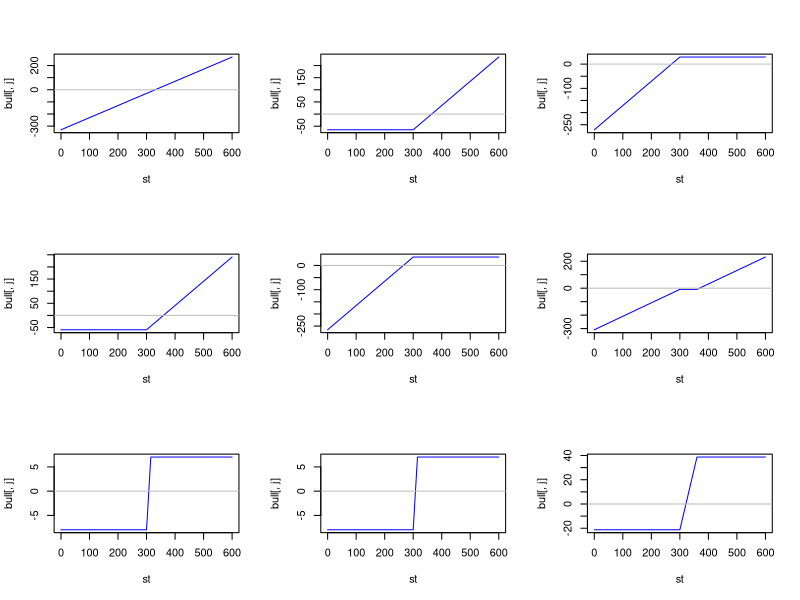
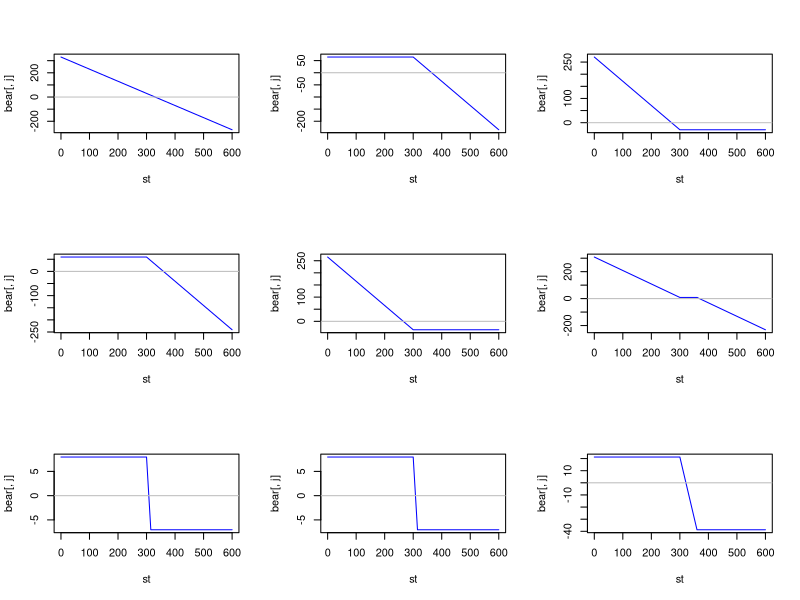
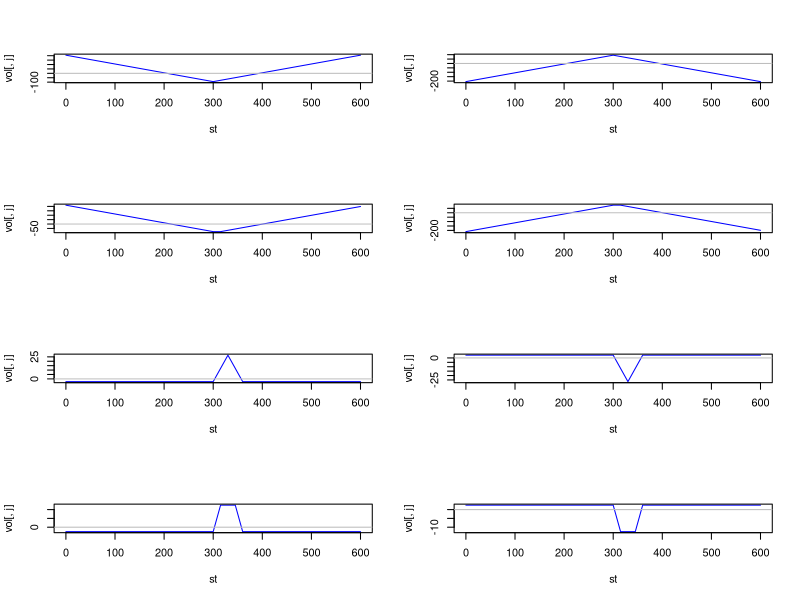

R code for these plots, in order:

#Estrategias de Cobertura 

#Payoff functions
#(desde el punto de vista del Comprador)
payoffCall <- function(S,K){
  if(S<K){
    p <- 0
  }else{
    p <- S-K
  }
  return(p)
}

payoffPut <- function(S,K){
  if(S<K){
    p <- K-S
  }else{
    p <- 0
  }
  return(p)
}

payoffForward <- function(S,K){ #Lo podriamos interpretar como realizar la compra del subyacente
                                #el dia de hoy o realizar la compra de un bono cero con el valor
                                #del suyacente
  p <- S-K
  return(p)
}

#Datos:
t <- 5/12 #tiempo de vencimiento en meses (i.e. de julio a diciembre)
r <- 0.05 
s0 <- 330 #valor del subyacente
st <- seq(0,600,by=1) #vector de precios desde 0 a 600
n <- length(st)
F0t <- 330 #precio forward, lo que vale al dia de hoy el subyacente

#Strikes y Primas:
#(los strike se eligieron así para que quedaran simétricas las estrategias, 
#ver grafica "Long Combo" abajo)
#pc1 pago de la prima del contrato call
#pp1 pago de la prima del contrato put
#nota: la prima se paga en tiempo 0 y la ganancia se obtiene en tiempo t
#por eso las llevamos a valor futuro, para tener la ganancia en el mismo periodo
#de tiempo, todo evaluado en tiempo t y asi sea comparable con el Strike.
k1 <- 300 
pc1 <- 63.45*exp(r*t) #ITM
pp1 <- 28.60*exp(r*t) #OTM
k2 <- 315
pc2 <- 55.65*exp(r*t) #ITM
pp2 <- 35.49*exp(r*t) #OTM
k3 <- 330 #<- este es At the money (de acuerdo a los precios de ese dia) y tomo
          # dos dentro y dos fuera del dinero
pc3 <- 48.78*exp(r*t) #ATM
pp3 <- 43.30*exp(r*t) #ATM
k4 <- 345 
pc4 <- 42.50*exp(r*t) #OTM
pp4 <- 52.02*exp(r*t) #ITM
k5 <- 360 
pc5 <- 37.15*exp(r*t) #OTM
pp5 <- 61.05*exp(r*t) #ITM

# Siguiente paso es calcular la ganancia potencial de los contratos de arriba
# para todos los valores de precios propuestos de 0 a 600.


#Forward:
fl <- c() #Long (l: largo)
fc <- c() #Short (c: corto)
for(j in 1:n){
  fl[j] <- payoffForward(st[j],F0t)
  fc[j] <- -payoffForward(st[j],F0t)
}


# Call:
cl <- matrix(data=NA,nrow=n,ncol=5) #Long
cc <- matrix(data=NA,nrow=n,ncol=5) #Short

for(j in 1:n){
  cl[j,1] <- payoffCall(st[j],k1)-pc1 # -pc1 porque se paga la prima (long)
  cc[j,1] <- -payoffCall(st[j],k1)+pc1 # +pc1 porque se recibe la prima (short)
  cl[j,2] <- payoffCall(st[j],k2)-pc2
  cc[j,2] <- -payoffCall(st[j],k2)+pc2
  cl[j,3] <- payoffCall(st[j],k3)-pc3
  cc[j,3] <- -payoffCall(st[j],k3)+pc3
  cl[j,4] <- payoffCall(st[j],k4)-pc4
  cc[j,4] <- -payoffCall(st[j],k4)+pc4
  cl[j,5] <- payoffCall(st[j],k5)-pc5
  cc[j,5] <- -payoffCall(st[j],k5)+pc5
}

#Put:
pl <- matrix(data=NA,nrow=n,ncol=5) #Long
pc <- matrix(data=NA,nrow=n,ncol=5) #Short

for(j in 1:n){
  pl[j,1] <- payoffPut(st[j],k1)-pp1
  pc[j,1] <- -payoffPut(st[j],k1)+pp1
  pl[j,2] <- payoffPut(st[j],k2)-pp2
  pc[j,2] <- -payoffPut(st[j],k2)+pp2
  pl[j,3] <- payoffPut(st[j],k3)-pp3
  pc[j,3] <- -payoffPut(st[j],k3)+pp3
  pl[j,4] <- payoffPut(st[j],k4)-pp4
  pc[j,4] <- -payoffPut(st[j],k4)+pp4
  pl[j,5] <- payoffPut(st[j],k5)-pp5
  pc[j,5] <- -payoffPut(st[j],k5)+pp5
}
# Con lo anterior ya tenemos la ganancia potencial de los 5 contratos call
# y 5 contratos put de arriba variando los precios St de $0 a $600



# Siguente paso: hay que ver como quedan las Estrategias



#Bull - Mercado Alcista:

bull <- matrix(data=NA,nrow=n,ncol=9)
# Estrategias básicas: nos estarían dando la ganancia potencial al tener un
# incremento en el precio del subyacente
bull[,1] <- fl #Long Forward
bull[,2] <- cl[,1] #Long Call
bull[,3] <- pc[,1] #Short Put
# Posiciones sintéticas: van a replicar el valor de la posición 
bull[,4] <- fl+pl[,1] #Synthetic long call
bull[,5] <- fl+cc[,1] #Synthetic Short Put
# otras estrategias:
bull[,6] <- pc[,1]+cl[,5] #Long Combo
bull[,7] <- cl[,1]+cc[,2] #Bull Call spread
bull[,8] <- pl[,1]+pc[,2] #Bull Put spread
bull[,9] <- fl+pl[,1]+cc[,5] #Long Collar

#Grafica
par(mfrow=c(3,3))
for(j in 1:9){
  plot(x=st,y=bull[,j],type = "l",col="blue")
  abline(h=0,col="gray")  
}



#Bear - Mercado Bajista: 

#Las ganancias se generan con la disminución del precio del subyacente.
bear <- matrix(data=NA,nrow=n,ncol=9)
bear[,1] <- fc #Long Forward
bear[,2] <- cc[,1] #Short Call
bear[,3] <- pl[,1] #Long Put
bear[,4] <- fc+pc[,1] #Synthetic short call
bear[,5] <- fc+cl[,1] #Synthetic long Put
bear[,6] <- pl[,1]+cc[,5] #short Combo
bear[,7] <- cc[,1]+cl[,2] #Bear Call spread
bear[,8] <- pc[,1]+pl[,2] #Bear Put spread
bear[,9] <- fc+pc[,1]+cl[,5] #Short Collar

#Grafica
par(mfrow=c(3,3))
for(j in 1:9){
  plot(x=st,y=bear[,j],type = "l",col="blue")
  abline(h=0,col="gray")  
}




#Volatility: 

vol <- matrix(data=NA,nrow=n,ncol=8)
# Conos de volatilidad: nos generan una ganancia limitada en funcion de la variacion de los precios
vol[,1] <- cl[,1]+pl[,1] #Long Straddle : ganancias ante Alta volatilidad
vol[,2] <- cc[,1]+pc[,1] #short Straddle : ganancias ante Baja volatilidad
# estas 2 le quitan el pico al cono:
vol[,3] <- pl[,1]+cl[,2] #Long Strangle : ganancias ante Alta volatilidad
vol[,4] <- pc[,1]+cc[,2] #Short Strangle : ganancias ante Baja volatilidad
# Estrategia de Mariposa: se usa mas que los conos porque tienen ganancias y perdidas limitadas aunque en costos el cono es mas barato que la mariposa
vol[,5] <- cl[,1]+cc[,3]+cc[,3]+cl[,5] #Long Call Butterfly : ganancias ante Baja volatilidad
vol[,6] <- cc[,1]+cl[,3]+cl[,3]+cc[,5] #Short Call Butterfly : ganancias ante Alta volatilidad
# estas dos le quitan la punta a la mariposa
vol[,7] <- cl[,1]+cc[,2]+cc[,4]+cl[,5] #Long Call Condor : ganancias ante Baja volatilidad
vol[,8] <- cc[,1]+cl[,2]+cl[,4]+cc[,5] #Short Call Condor : ganancias ante Alta volatilidad

# TO-DO: agregarle a los Conos de Volatilidad las simulaciones (conos horizontales) para ver si
# cerramos o abrimos el cono y con ellos seleccionar los valores de strike del cono


#Grafica
par(mfrow=c(4,2))
for(j in 1:8){
  plot(x=st,y=vol[,j],type = "l",col="blue")
  abline(h=0,col="gray")  
}

# Mas estrategias en la Bibliografia:
# 1. 
# Cohen G. The Bible of Options Strategies (FTPH, 2005)(ISBN 0131710664)(401s)_FDtrd_
# i.e. Short call page 50
# ver el análisis de las griegas para cada estrategia
# 
# 2.
# Estrategias_derivados.pdf
# incluye las 22 estrategias mas utilizadas en un paper de la india



